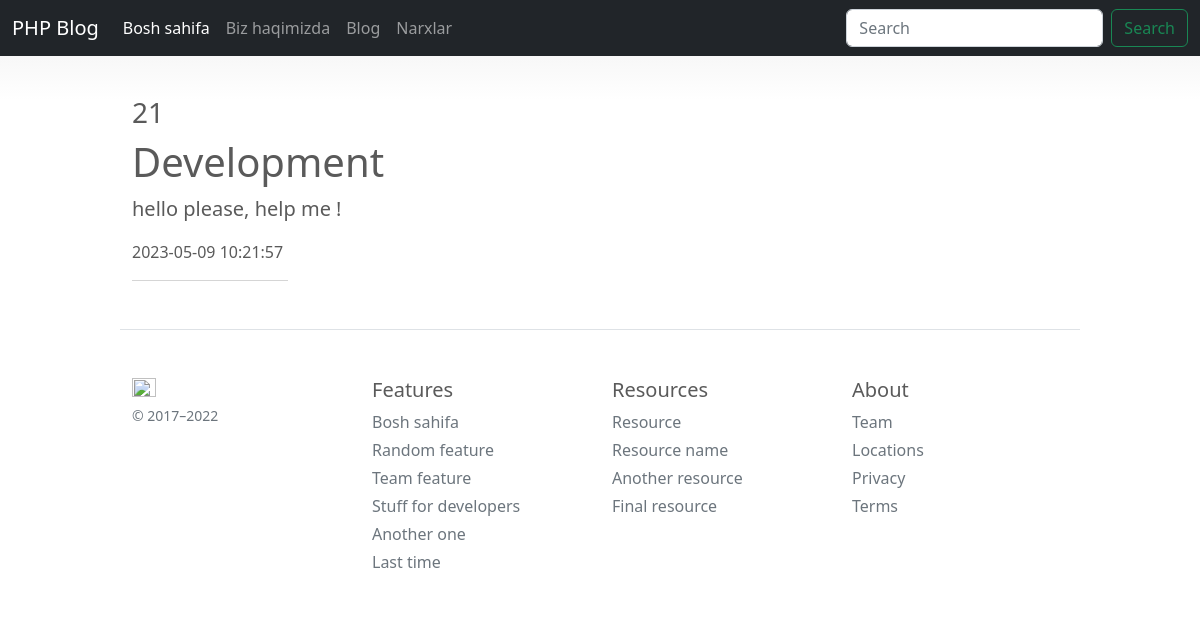
The page /post.php?id=21 on the database its author committed.
### tables this page shows
CREATE TABLE `posts` (
  `id` int NOT NULL,
  `title` varchar(255) NOT NULL,
  `body` text NOT NULL,
  `created_at` datetime NOT NULL DEFAULT CURRENT_TIMESTAMP
);

### post.php (the view, shortened to what this page needs)
<?php
require 'includes/header.php';
require 'database.php';
$id = $_GET['id'];
$statement = $pdo->prepare("SELECT * FROM posts WHERE id = ?");
$statement->execute([$id]);
$post = $statement->fetch();
?>
<div class="container mt-5">
    <h3><?= $post['id'] ?></h3>
    <h1><?= $post['title'] ?></h1>
    <p class="fs-5 col-md-8"><?= $post['body'] ?></p>
    <p><?= $post['created_at'] ?></p>
    <hr class="col-3 col-md-2 mb-5">
</div>
<?php require 'includes/footer.php'; ?>

### assets/style.css (style rules this page uses)
body { padding-top: 3rem; padding-bottom: 3rem; color: #5a5a5a; }
body { background-image: linear-gradient(180deg, #eee, #fff 100px, #fff); }
.container { max-width: 960px; }

### rows shown on the page
posts: id "21", title "Development", body "hello please, help me !", created_at "2023-05-09 10:21:57"
